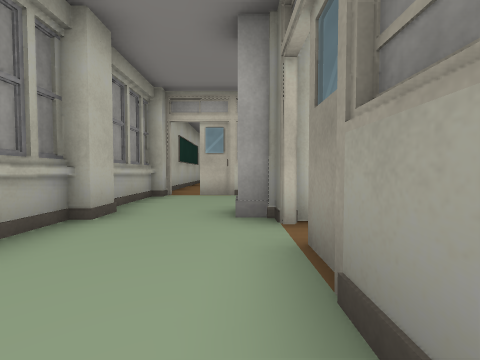
View 1 (above)

19 first-person views from a walk through a scene from a Unity 3-D project. The camera is 0.64 m above the floor, tilts 2° down and sees 90° across. Doors are open. The floor is counted in squares, 1 m on a side. Each view is taken from the middle of a square. On the plan, view 1 faces up. The plan holds only what a view shows up to about 9 squares ahead; the rest is blank. The place goes on beyond the plan. The player character is not drawn. Some surface patterns are stand-ins.

View 2
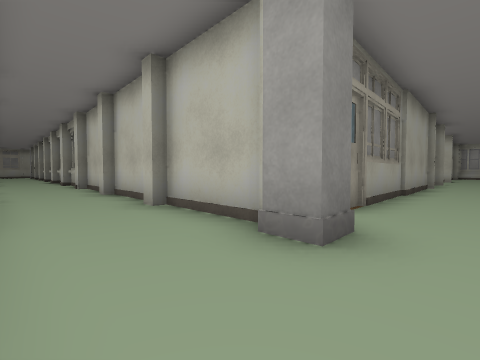

View 3
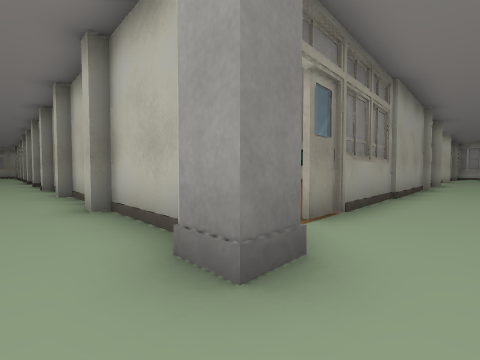

View 4
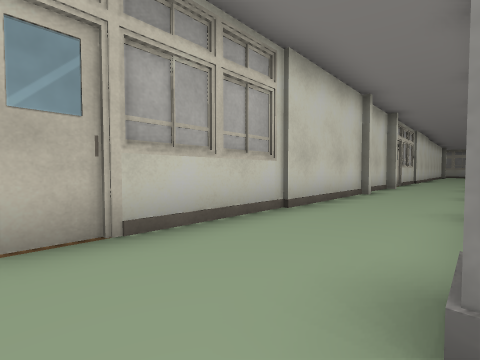

View 5
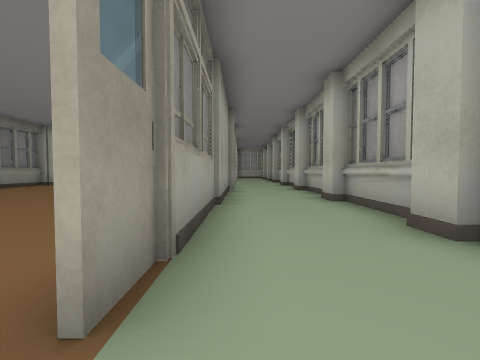

View 6
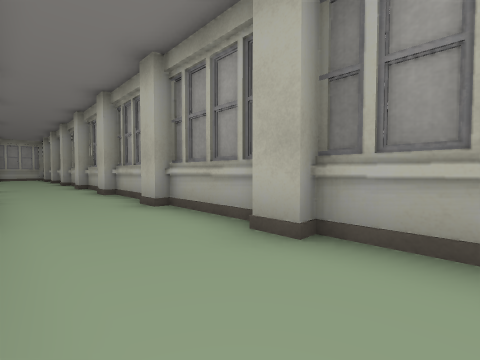

View 7
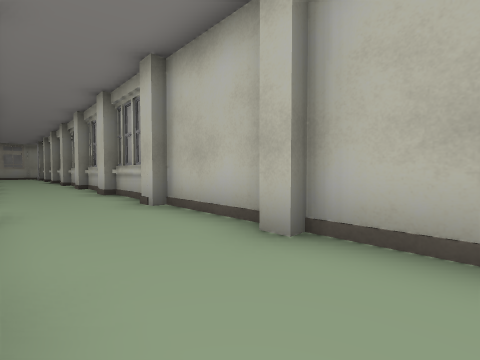

View 8
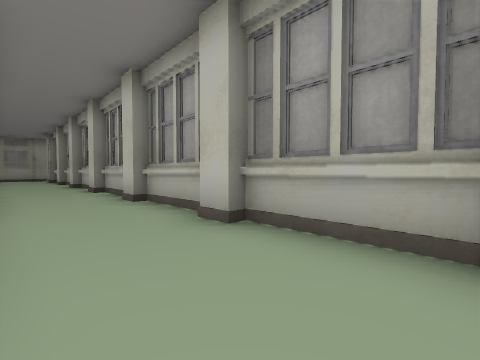

View 9
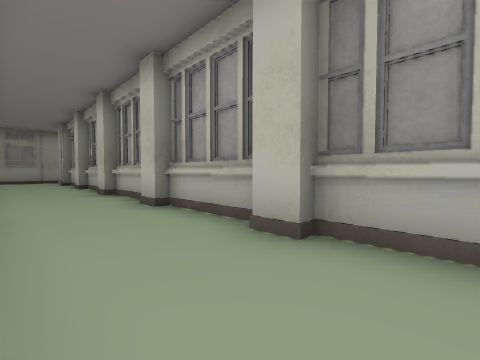

View 10
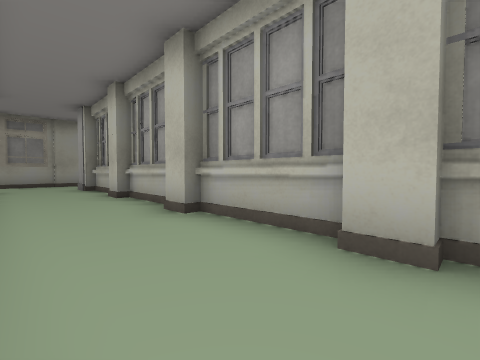

View 11
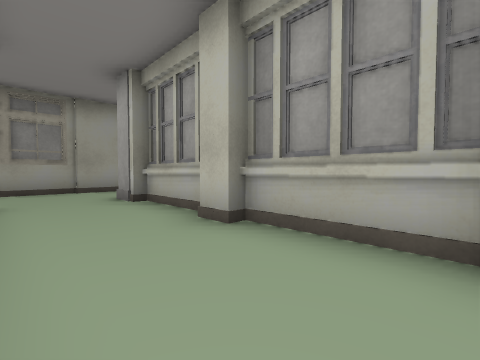

View 12
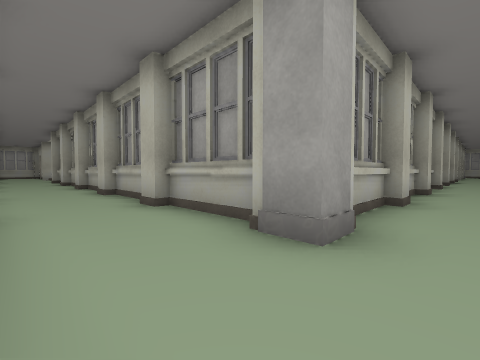

View 13
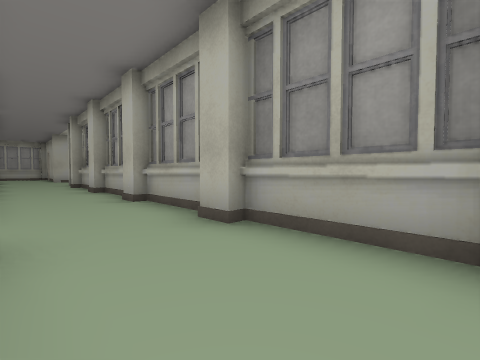

View 14
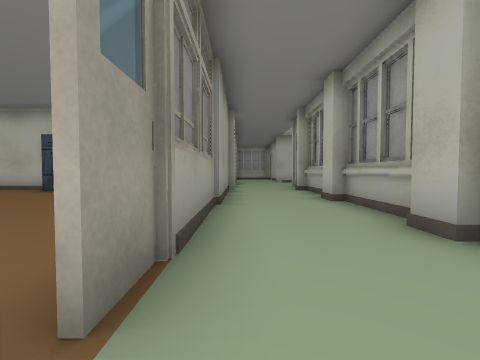

View 15
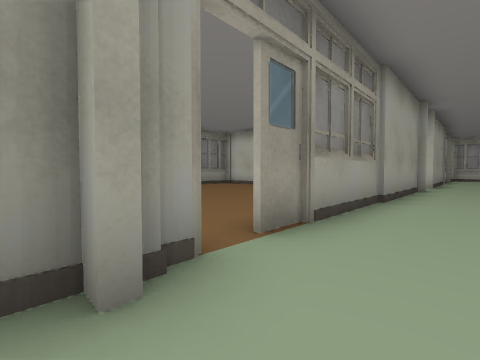

View 16
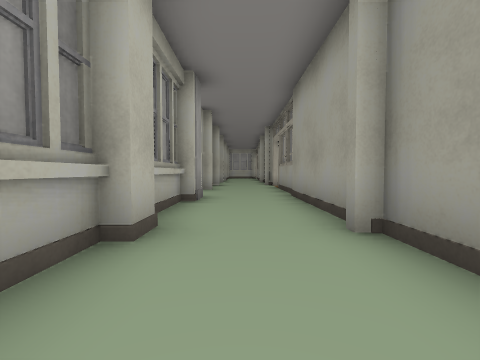

View 17
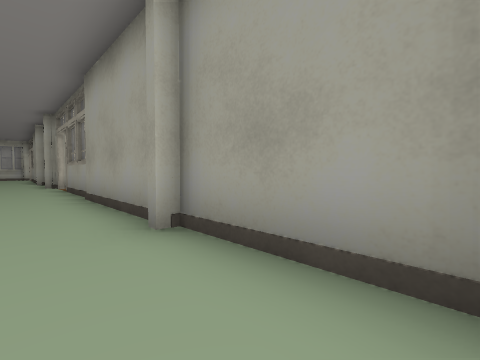

View 18
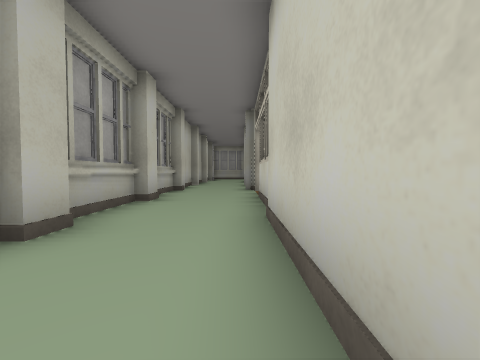

View 19
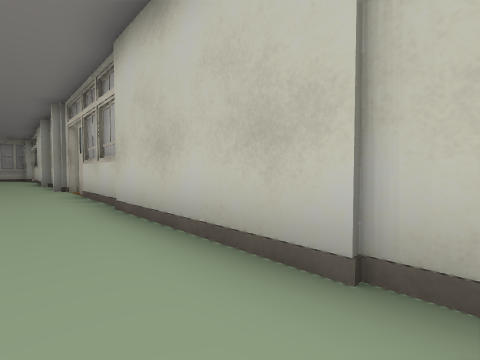

### Floor plan
Points are (right, up) in squares from view 1. A wall is a line through its corners. A room is listed if a view was taken in it or the views show most of it. See-through windows are left out.
Room 1 (views 1, 2, 3, 4, 5, 6, 7, 8, 9, 10, 11, 12, 18, 19)
walls: (12.2, 4) (12.8, 4); (12.8, 3.7) (15.2, 3.7); (11.4, 6.6) (10.9, 6.6); (15.2, 4) (15.9, 4); (15.9, 3.7) (18.2, 3.7); (10.1, 6.4) (9.5, 6.4); (9.8, 3.7) (12.2, 3.7); (9.2, 4) (9.8, 4); (9.2, 6.4) (7.5, 6.4); (18.2, 4) (18.8, 4); (18.8, 3.7) (21.2, 3.7); (6.9, 3.7) (9.4, 3.7); (19.1, 6.4) (11.8, 6.4); (6.4, 6.4) (-0.4, 6.4); (6.2, 4) (6.8, 4); (21.2, 4) (21.8, 4); (4.2, 3.7) (6.4, 3.7); (21.8, 3.7) (24.2, 3.7); (3.2, 4) (3.8, 4); (2.4, 6.6) (-1.1, 6.6); (24.2, 4) (24.8, 4); (1.4, 3.7) (3.4, 3.7); (24.8, 3.7) (27.2, 3.7); (1, 3.2) (0.4, 3.2); (0.5, 2.9) (0.5, 3.4); (27.7, 3.2) (27.7, 0.8); (-2, 3.9) (-2, 3.2); (-2, 6.8) (-2, 6.2); (-2.3, 6.2) (-2.3, 4.1); (-2.3, 3.2) (-2.3, 0.8); (-2, 0.8) (-2, 0.1); (-2.3, 0.1) (-2.3, -2.2); (0.5, -5.4) (0.5, 2.1); (-2, -2.2) (-2, -2.9); (-2.3, -3.2) (-2.3, -5.2); (30.5, 1) (30.5, 7.2)
ways out: opening at (29, 1) to room 2; opening at (-1, -5); gap at (-1, 7); gap at (1, 2); gap at (11, 7); gap at (31, 8)
objects: pillar (0, 4) to (1, 4); pillar (28, 4)
Room 2 (views 13, 14, 15, 16, 17)
walls: (28, -5.2) (28, -5.9); (27.7, -6) (27.7, -8.2); (27.7, -3) (27.7, -5.2); (30.5, -3.1) (30.5, 0.5) (30.1, 0.5); (28, -2.2) (28, -2.9); (28, -8.2) (28, -8.9); (27.7, -9.4) (27.7, -11.2); (27.7, 0.2) (27.7, -2.2); (28, 0.8) (28, 0.2); (30.5, -11.4) (30.5, -3.9)
ways out: opening at (29, 1) to room 1; opening at (29, -11); gap at (31, -4)

Positions as (right, up) in squares from view 1, and headings:
1: (0, 0), facing up
2: (-1, 6), facing down-right
3: (-1, 5), facing down-right
4: (-1, 4), facing up-right
5: (0, 3), facing down
6: (0, 2), facing down-left
7: (5, 6), facing down-right
8: (10, 6), facing down-right
9: (14, 6), facing down-right
10: (18, 6), facing down-right
11: (22, 6), facing down-right
12: (30, 5), facing down-left
13: (30, 0), facing down-left
14: (30, -3), facing down
15: (29, -2), facing down-right
16: (29, -2), facing up
17: (29, -2), facing up-right
18: (18, 6), facing left
19: (19, 5), facing up-left
